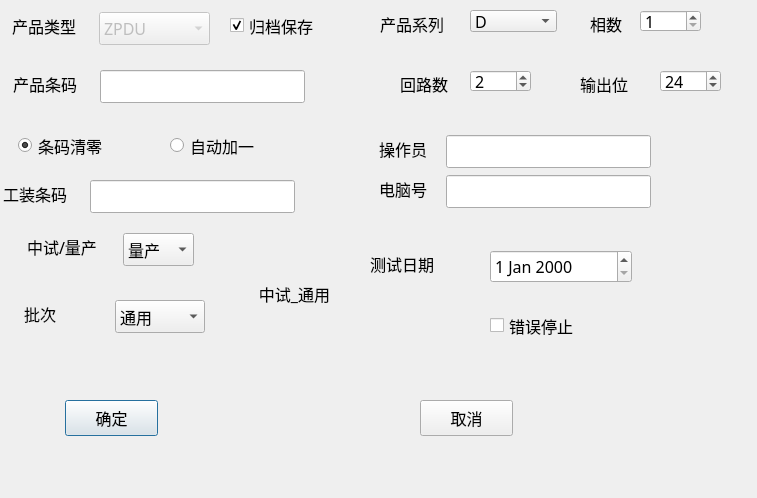
<?xml version="1.0" encoding="UTF-8"?>
<ui version="4.0">
 <class>TestSerialNumDlg</class>
 <widget class="QDialog" name="TestSerialNumDlg">
  <property name="geometry">
   <rect>
    <x>0</x>
    <y>0</y>
    <width>757</width>
    <height>498</height>
   </rect>
  </property>
  <property name="font">
   <font>
    <family>微软雅黑</family>
    <pointsize>12</pointsize>
   </font>
  </property>
  <property name="windowTitle">
   <string>Dialog</string>
  </property>
  <widget class="QLabel" name="label_9">
   <property name="geometry">
    <rect>
     <x>380</x>
     <y>10</y>
     <width>80</width>
     <height>27</height>
    </rect>
   </property>
   <property name="text">
    <string>产品系列</string>
   </property>
  </widget>
  <widget class="QComboBox" name="specBox">
   <property name="geometry">
    <rect>
     <x>470</x>
     <y>10</y>
     <width>87</width>
     <height>22</height>
    </rect>
   </property>
   <property name="currentText">
    <string>D</string>
   </property>
   <item>
    <property name="text">
     <string>D</string>
    </property>
   </item>
   <item>
    <property name="text">
     <string>A</string>
    </property>
   </item>
   <item>
    <property name="text">
     <string>B</string>
    </property>
   </item>
   <item>
    <property name="text">
     <string>C</string>
    </property>
   </item>
  </widget>
  <widget class="QLabel" name="label_10">
   <property name="geometry">
    <rect>
     <x>590</x>
     <y>10</y>
     <width>80</width>
     <height>27</height>
    </rect>
   </property>
   <property name="text">
    <string>相数</string>
   </property>
  </widget>
  <widget class="QLabel" name="label_11">
   <property name="geometry">
    <rect>
     <x>400</x>
     <y>70</y>
     <width>80</width>
     <height>27</height>
    </rect>
   </property>
   <property name="text">
    <string>回路数</string>
   </property>
  </widget>
  <widget class="QLabel" name="label_12">
   <property name="geometry">
    <rect>
     <x>580</x>
     <y>70</y>
     <width>80</width>
     <height>27</height>
    </rect>
   </property>
   <property name="text">
    <string>输出位</string>
   </property>
  </widget>
  <widget class="QSpinBox" name="outputBox">
   <property name="geometry">
    <rect>
     <x>660</x>
     <y>70</y>
     <width>61</width>
     <height>22</height>
    </rect>
   </property>
   <property name="minimum">
    <number>1</number>
   </property>
   <property name="maximum">
    <number>42</number>
   </property>
   <property name="value">
    <number>24</number>
   </property>
  </widget>
  <widget class="QSpinBox" name="loopBox">
   <property name="geometry">
    <rect>
     <x>470</x>
     <y>70</y>
     <width>61</width>
     <height>22</height>
    </rect>
   </property>
   <property name="minimum">
    <number>1</number>
   </property>
   <property name="maximum">
    <number>6</number>
   </property>
   <property name="value">
    <number>2</number>
   </property>
  </widget>
  <widget class="QComboBox" name="typeComboBox">
   <property name="enabled">
    <bool>false</bool>
   </property>
   <property name="geometry">
    <rect>
     <x>99</x>
     <y>12</y>
     <width>111</width>
     <height>33</height>
    </rect>
   </property>
   <property name="currentText">
    <string>ZPDU</string>
   </property>
   <item>
    <property name="text">
     <string>ZPDU</string>
    </property>
   </item>
   <item>
    <property name="text">
     <string>MPDU</string>
    </property>
   </item>
   <item>
    <property name="text">
     <string>IP-PDU</string>
    </property>
   </item>
   <item>
    <property name="text">
     <string>SI-PDU</string>
    </property>
   </item>
   <item>
    <property name="text">
     <string>BUSBAR</string>
    </property>
   </item>
  </widget>
  <widget class="QCheckBox" name="saveCheckBox">
   <property name="geometry">
    <rect>
     <x>230</x>
     <y>10</y>
     <width>107</width>
     <height>31</height>
    </rect>
   </property>
   <property name="text">
    <string>归档保存</string>
   </property>
   <property name="checked">
    <bool>true</bool>
   </property>
  </widget>
  <widget class="QLabel" name="label">
   <property name="geometry">
    <rect>
     <x>12</x>
     <y>12</y>
     <width>80</width>
     <height>27</height>
    </rect>
   </property>
   <property name="text">
    <string>产品类型</string>
   </property>
  </widget>
  <widget class="QLineEdit" name="opLineEdit">
   <property name="geometry">
    <rect>
     <x>446</x>
     <y>135</y>
     <width>205</width>
     <height>33</height>
    </rect>
   </property>
   <property name="sizePolicy">
    <sizepolicy hsizetype="Minimum" vsizetype="Fixed">
     <horstretch>0</horstretch>
     <verstretch>0</verstretch>
    </sizepolicy>
   </property>
  </widget>
  <widget class="QLabel" name="label_3">
   <property name="geometry">
    <rect>
     <x>379</x>
     <y>135</y>
     <width>60</width>
     <height>27</height>
    </rect>
   </property>
   <property name="text">
    <string>操作员</string>
   </property>
  </widget>
  <widget class="QLineEdit" name="snLineEdit">
   <property name="geometry">
    <rect>
     <x>100</x>
     <y>70</y>
     <width>205</width>
     <height>33</height>
    </rect>
   </property>
   <property name="sizePolicy">
    <sizepolicy hsizetype="Minimum" vsizetype="Fixed">
     <horstretch>0</horstretch>
     <verstretch>0</verstretch>
    </sizepolicy>
   </property>
  </widget>
  <widget class="QLabel" name="label_2">
   <property name="geometry">
    <rect>
     <x>13</x>
     <y>70</y>
     <width>80</width>
     <height>27</height>
    </rect>
   </property>
   <property name="text">
    <string>产品条码</string>
   </property>
  </widget>
  <widget class="QLabel" name="label_7">
   <property name="geometry">
    <rect>
     <x>379</x>
     <y>175</y>
     <width>60</width>
     <height>27</height>
    </rect>
   </property>
   <property name="text">
    <string>电脑号</string>
   </property>
  </widget>
  <widget class="QLineEdit" name="cnLineEdit">
   <property name="geometry">
    <rect>
     <x>446</x>
     <y>175</y>
     <width>205</width>
     <height>33</height>
    </rect>
   </property>
   <property name="sizePolicy">
    <sizepolicy hsizetype="Minimum" vsizetype="Fixed">
     <horstretch>0</horstretch>
     <verstretch>0</verstretch>
    </sizepolicy>
   </property>
  </widget>
  <widget class="QRadioButton" name="clearRadioButton">
   <property name="geometry">
    <rect>
     <x>18</x>
     <y>130</y>
     <width>107</width>
     <height>31</height>
    </rect>
   </property>
   <property name="text">
    <string>条码清零</string>
   </property>
   <property name="checked">
    <bool>true</bool>
   </property>
  </widget>
  <widget class="QRadioButton" name="addRadioButton">
   <property name="geometry">
    <rect>
     <x>170</x>
     <y>130</y>
     <width>107</width>
     <height>31</height>
    </rect>
   </property>
   <property name="text">
    <string>自动加一</string>
   </property>
  </widget>
  <widget class="QLabel" name="label_5">
   <property name="geometry">
    <rect>
     <x>27</x>
     <y>233</y>
     <width>89</width>
     <height>27</height>
    </rect>
   </property>
   <property name="text">
    <string>中试/量产</string>
   </property>
  </widget>
  <widget class="QComboBox" name="purposeComboBox">
   <property name="geometry">
    <rect>
     <x>123</x>
     <y>233</y>
     <width>71</width>
     <height>33</height>
    </rect>
   </property>
   <item>
    <property name="text">
     <string>量产</string>
    </property>
   </item>
   <item>
    <property name="text">
     <string>中试</string>
    </property>
   </item>
   <item>
    <property name="text">
     <string>NPI</string>
    </property>
   </item>
  </widget>
  <widget class="QLabel" name="label_4">
   <property name="geometry">
    <rect>
     <x>3</x>
     <y>180</y>
     <width>80</width>
     <height>27</height>
    </rect>
   </property>
   <property name="text">
    <string>工装条码</string>
   </property>
  </widget>
  <widget class="QLineEdit" name="barCodeLineEdit">
   <property name="geometry">
    <rect>
     <x>90</x>
     <y>180</y>
     <width>205</width>
     <height>33</height>
    </rect>
   </property>
   <property name="sizePolicy">
    <sizepolicy hsizetype="Minimum" vsizetype="Fixed">
     <horstretch>0</horstretch>
     <verstretch>0</verstretch>
    </sizepolicy>
   </property>
  </widget>
  <widget class="QDateEdit" name="dateEdit">
   <property name="geometry">
    <rect>
     <x>490</x>
     <y>250</y>
     <width>142</width>
     <height>33</height>
    </rect>
   </property>
  </widget>
  <widget class="QLabel" name="label_8">
   <property name="geometry">
    <rect>
     <x>370</x>
     <y>250</y>
     <width>80</width>
     <height>27</height>
    </rect>
   </property>
   <property name="text">
    <string>测试日期</string>
   </property>
  </widget>
  <widget class="QLabel" name="label_6">
   <property name="geometry">
    <rect>
     <x>20</x>
     <y>300</y>
     <width>88</width>
     <height>27</height>
    </rect>
   </property>
   <property name="text">
    <string> 批次       </string>
   </property>
  </widget>
  <widget class="QComboBox" name="batchComboBox">
   <property name="geometry">
    <rect>
     <x>115</x>
     <y>300</y>
     <width>90</width>
     <height>33</height>
    </rect>
   </property>
   <item>
    <property name="text">
     <string>通用</string>
    </property>
   </item>
   <item>
    <property name="text">
     <string>老化前</string>
    </property>
   </item>
   <item>
    <property name="text">
     <string>老化后</string>
    </property>
   </item>
   <item>
    <property name="text">
     <string>维修</string>
    </property>
   </item>
   <item>
    <property name="text">
     <string>PQC</string>
    </property>
   </item>
   <item>
    <property name="text">
     <string>FQC</string>
    </property>
   </item>
   <item>
    <property name="text">
     <string>OQA</string>
    </property>
   </item>
  </widget>
  <widget class="QCheckBox" name="errStopCheckBox">
   <property name="enabled">
    <bool>true</bool>
   </property>
   <property name="geometry">
    <rect>
     <x>490</x>
     <y>310</y>
     <width>107</width>
     <height>31</height>
    </rect>
   </property>
   <property name="text">
    <string>错误停止</string>
   </property>
   <property name="checked">
    <bool>false</bool>
   </property>
  </widget>
  <widget class="QLabel" name="statusLab">
   <property name="geometry">
    <rect>
     <x>250</x>
     <y>280</y>
     <width>89</width>
     <height>27</height>
    </rect>
   </property>
   <property name="text">
    <string>中试_通用</string>
   </property>
   <property name="alignment">
    <set>Qt::AlignCenter</set>
   </property>
  </widget>
  <widget class="QPushButton" name="okBtn">
   <property name="geometry">
    <rect>
     <x>65</x>
     <y>400</y>
     <width>93</width>
     <height>36</height>
    </rect>
   </property>
   <property name="text">
    <string>确定</string>
   </property>
  </widget>
  <widget class="QPushButton" name="cancelBtn">
   <property name="geometry">
    <rect>
     <x>420</x>
     <y>400</y>
     <width>93</width>
     <height>36</height>
    </rect>
   </property>
   <property name="text">
    <string>取消</string>
   </property>
  </widget>
  <widget class="QSpinBox" name="lineBox">
   <property name="geometry">
    <rect>
     <x>640</x>
     <y>10</y>
     <width>61</width>
     <height>22</height>
    </rect>
   </property>
   <property name="minimum">
    <number>1</number>
   </property>
   <property name="maximum">
    <number>3</number>
   </property>
   <property name="value">
    <number>1</number>
   </property>
  </widget>
 </widget>
 <resources/>
 <connections/>
</ui>
